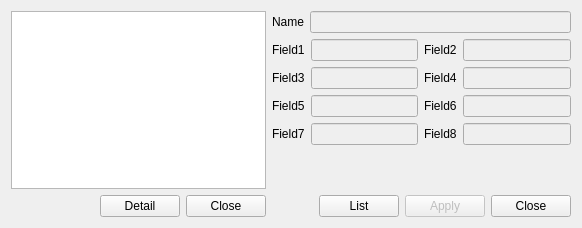
<?xml version="1.0" encoding="UTF-8"?>
<ui version="4.0">
 <class>CGroupEdit</class>
 <widget class="QWidget" name="CGroupEdit">
  <property name="geometry">
   <rect>
    <x>0</x>
    <y>0</y>
    <width>582</width>
    <height>228</height>
   </rect>
  </property>
  <property name="windowTitle">
   <string>Form</string>
  </property>
  <layout class="QHBoxLayout" name="horizontalLayout_4">
   <item>
    <widget class="QWidget" name="pWidgetList" native="true">
     <layout class="QVBoxLayout" name="verticalLayout_2">
      <property name="margin">
       <number>0</number>
      </property>
      <item>
       <widget class="QListView" name="pListView">
        <property name="frameShape">
         <enum>QFrame::StyledPanel</enum>
        </property>
        <property name="frameShadow">
         <enum>QFrame::Raised</enum>
        </property>
       </widget>
      </item>
      <item>
       <layout class="QHBoxLayout" name="horizontalLayout_3">
        <item>
         <spacer name="horizontalSpacer_2">
          <property name="orientation">
           <enum>Qt::Horizontal</enum>
          </property>
          <property name="sizeHint" stdset="0">
           <size>
            <width>40</width>
            <height>20</height>
           </size>
          </property>
         </spacer>
        </item>
        <item>
         <widget class="QPushButton" name="pPBDetail">
          <property name="text">
           <string>Detail</string>
          </property>
         </widget>
        </item>
        <item>
         <widget class="QPushButton" name="pPBCloseL">
          <property name="text">
           <string>Close</string>
          </property>
         </widget>
        </item>
       </layout>
      </item>
     </layout>
    </widget>
   </item>
   <item>
    <widget class="QWidget" name="pWidgetEdit" native="true">
     <layout class="QVBoxLayout" name="verticalLayout">
      <property name="margin">
       <number>0</number>
      </property>
      <item>
       <layout class="QHBoxLayout" name="horizontalLayout">
        <item>
         <widget class="QLabel" name="label_7">
          <property name="text">
           <string>Name</string>
          </property>
         </widget>
        </item>
        <item>
         <widget class="QLineEdit" name="pLEName">
          <property name="enabled">
           <bool>false</bool>
          </property>
         </widget>
        </item>
       </layout>
      </item>
      <item>
       <layout class="QGridLayout" name="gridLayout">
        <item row="0" column="0">
         <widget class="QLabel" name="label_9">
          <property name="text">
           <string>Field1</string>
          </property>
         </widget>
        </item>
        <item row="0" column="1">
         <widget class="QLineEdit" name="pLEField1">
          <property name="enabled">
           <bool>false</bool>
          </property>
         </widget>
        </item>
        <item row="0" column="2">
         <widget class="QLabel" name="label_10">
          <property name="text">
           <string>Field2</string>
          </property>
         </widget>
        </item>
        <item row="0" column="3">
         <widget class="QLineEdit" name="pLEField2">
          <property name="enabled">
           <bool>false</bool>
          </property>
         </widget>
        </item>
        <item row="1" column="0">
         <widget class="QLabel" name="label_11">
          <property name="text">
           <string>Field3</string>
          </property>
         </widget>
        </item>
        <item row="1" column="1">
         <widget class="QLineEdit" name="pLEField3">
          <property name="enabled">
           <bool>false</bool>
          </property>
         </widget>
        </item>
        <item row="1" column="2">
         <widget class="QLabel" name="label_12">
          <property name="text">
           <string>Field4</string>
          </property>
         </widget>
        </item>
        <item row="1" column="3">
         <widget class="QLineEdit" name="pLEField4">
          <property name="enabled">
           <bool>false</bool>
          </property>
         </widget>
        </item>
        <item row="2" column="0">
         <widget class="QLabel" name="label_13">
          <property name="text">
           <string>Field5</string>
          </property>
         </widget>
        </item>
        <item row="2" column="1">
         <widget class="QLineEdit" name="pLEField5">
          <property name="enabled">
           <bool>false</bool>
          </property>
         </widget>
        </item>
        <item row="2" column="2">
         <widget class="QLabel" name="label_8">
          <property name="text">
           <string>Field6</string>
          </property>
         </widget>
        </item>
        <item row="2" column="3">
         <widget class="QLineEdit" name="pLEField6">
          <property name="enabled">
           <bool>false</bool>
          </property>
         </widget>
        </item>
        <item row="3" column="0">
         <widget class="QLabel" name="label_14">
          <property name="text">
           <string>Field7</string>
          </property>
         </widget>
        </item>
        <item row="3" column="1">
         <widget class="QLineEdit" name="pLEField7">
          <property name="enabled">
           <bool>false</bool>
          </property>
         </widget>
        </item>
        <item row="3" column="2">
         <widget class="QLabel" name="label_15">
          <property name="text">
           <string>Field8</string>
          </property>
         </widget>
        </item>
        <item row="3" column="3">
         <widget class="QLineEdit" name="pLEField8">
          <property name="enabled">
           <bool>false</bool>
          </property>
         </widget>
        </item>
       </layout>
      </item>
      <item>
       <spacer name="verticalSpacer">
        <property name="orientation">
         <enum>Qt::Vertical</enum>
        </property>
        <property name="sizeHint" stdset="0">
         <size>
          <width>20</width>
          <height>18</height>
         </size>
        </property>
       </spacer>
      </item>
      <item>
       <layout class="QHBoxLayout" name="horizontalLayout_2">
        <item>
         <spacer name="horizontalSpacer">
          <property name="orientation">
           <enum>Qt::Horizontal</enum>
          </property>
          <property name="sizeHint" stdset="0">
           <size>
            <width>40</width>
            <height>20</height>
           </size>
          </property>
         </spacer>
        </item>
        <item>
         <widget class="QPushButton" name="pPBList">
          <property name="text">
           <string>List</string>
          </property>
         </widget>
        </item>
        <item>
         <widget class="QPushButton" name="pPBApply">
          <property name="enabled">
           <bool>false</bool>
          </property>
          <property name="text">
           <string>Apply</string>
          </property>
         </widget>
        </item>
        <item>
         <widget class="QPushButton" name="pPBClose">
          <property name="text">
           <string>Close</string>
          </property>
         </widget>
        </item>
       </layout>
      </item>
     </layout>
    </widget>
   </item>
  </layout>
 </widget>
 <tabstops>
  <tabstop>pListView</tabstop>
  <tabstop>pPBCloseL</tabstop>
  <tabstop>pPBDetail</tabstop>
  <tabstop>pLEName</tabstop>
  <tabstop>pLEField1</tabstop>
  <tabstop>pLEField2</tabstop>
  <tabstop>pLEField3</tabstop>
  <tabstop>pLEField4</tabstop>
  <tabstop>pLEField5</tabstop>
  <tabstop>pLEField6</tabstop>
  <tabstop>pLEField7</tabstop>
  <tabstop>pLEField8</tabstop>
  <tabstop>pPBClose</tabstop>
  <tabstop>pPBApply</tabstop>
  <tabstop>pPBList</tabstop>
 </tabstops>
 <resources/>
 <connections/>
</ui>
